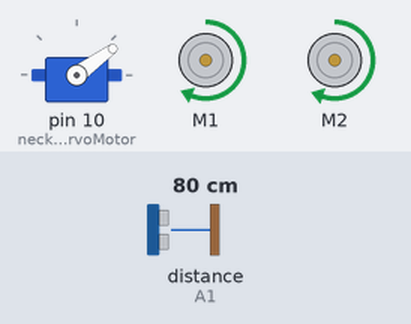
Bench run of a sketch on a simulated Arduino Uno, built with avr-gcc and run on an emulated ATmega328P. On the bench: servo, 2 × DC motor (green arrow = forward, orange = backward, longer = faster). The inputs (shaded band) are chosen by the test bench; at power-on: distance to the obstacle (sensor on A1) 80 cm.

Above: at 4.8 s.
4.9 s: distance to the obstacle (sensor on A1) set to 31 cm
At 5.32 s:
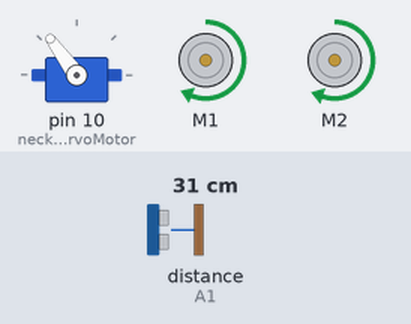
7.9 s: distance to the obstacle (sensor on A1) set to 26 cm
At 8.11 s:
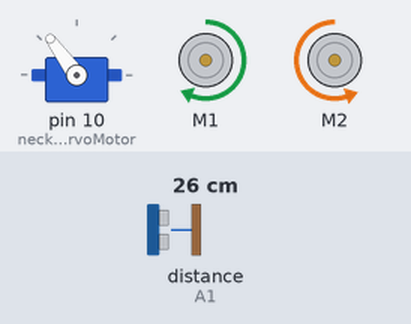
10.9 s: distance to the obstacle (sensor on A1) set to 21 cm
13.9 s: distance to the obstacle (sensor on A1) set to 17 cm
16.9 s: distance to the obstacle (sensor on A1) set to 35 cm
At 18.27 s:
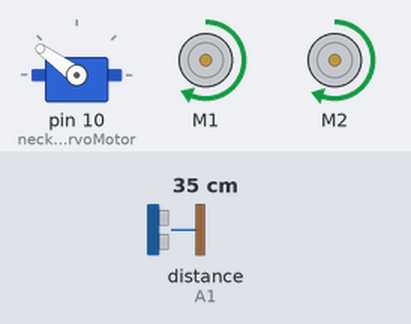
19.9 s: distance to the obstacle (sensor on A1) set to 2 cm
At 20.8 s:
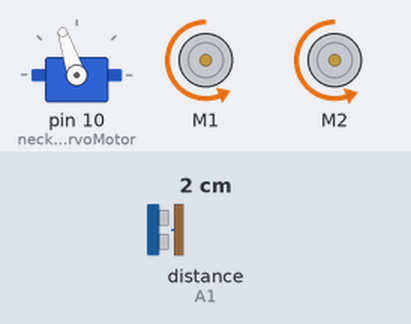
Timing chart, 0 to 23.9 s (numbered marks = the images above; inputs shaded):
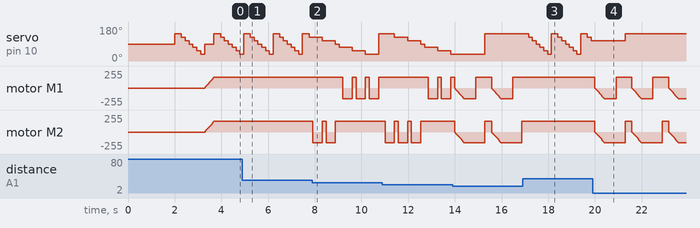

The sketch:

ObstacleAvoidingRobot-OAR-SensorsProj.ino
```cpp
#include <AFMotor.h>
#include <Servo.h>
#include <NewPing.h>

#define TP A0
#define EP A1
#define MDP 100
#define MS 160
#define OFFSET 3
#define COLL_DIST 20
#define TURN_DIST COLL_DIST+10
NewPing sonar(TP, EP, MDP);

AF_DCMotor leftMotor(1, MOTOR12_8KHZ);
AF_DCMotor rightMotor(2, MOTOR12_8KHZ);
Servo neckControllerServoMotor;

int pos = 0;
int maxDist = 0;
int maxAngle = 0;
int maxRight = 0;
int maxLeft = 0;
int maxFront = 0;
int course = 0;
int curDist = 0;
String motorSet = "";
int speedSet = 0;


void setup() {
  neckControllerServoMotor.attach(10);
  neckControllerServoMotor.write(90);
  delay(2000);
  checkPath();
  motorSet = "FORWARD";
  neckControllerServoMotor.write(90);
  moveForward();
}


void loop() {
  checkForward();
  checkPath();
}

void checkPath() {
  int curLeft = 0;
  int curFront = 0;
  int curRight = 0;
  int curDist = 0;
  neckControllerServoMotor.write(144);
  delay(120);
  for(pos = 144; pos >= 36; pos-=18)
  {
    neckControllerServoMotor.write(pos);
    delay(90);
    checkForward();
    curDist = readPing();
    if (curDist < COLL_DIST) {
      checkCourse();
      break;
    }
    if (curDist < TURN_DIST) {
      changePath();
    }
    if (curDist > curDist) {maxAngle = pos;}
    if (pos > 90 && curDist > curLeft) { curLeft = curDist;}
    if (pos == 90 && curDist > curFront) {curFront = curDist;}
    if (pos < 90 && curDist > curRight) {curRight = curDist;}
  }
  maxLeft = curLeft;
  maxRight = curRight;
  maxFront = curFront;
}

void setCourse() {
    if (maxAngle < 90) {turnRight();}
    if (maxAngle > 90) {turnLeft();}
    maxLeft = 0;
    maxRight = 0;
    maxFront = 0;
}

void checkCourse() {
  moveBackward();
  delay(500);
  moveStop();
  setCourse();
}

void changePath() {
  if (pos < 90) {lookLeft();}
  if (pos > 90) {lookRight();}
}


int readPing() {
  delay(70);
  unsigned int uS = sonar.ping();
  int cm = uS/US_ROUNDTRIP_CM;
  return cm;
}

void checkForward() { if (motorSet=="FORWARD") {leftMotor.run(FORWARD); rightMotor.run(FORWARD); } }

void checkBackward() { if (motorSet=="BACKWARD") {leftMotor.run(BACKWARD); rightMotor.run(BACKWARD); } }

void moveStop() {leftMotor.run(RELEASE); rightMotor.run(RELEASE);}

void moveForward() {
    motorSet = "FORWARD";
    leftMotor.run(FORWARD);
    rightMotor.run(FORWARD);
  for (speedSet = 0; speedSet < MS; speedSet +=2)
  {
    leftMotor.setSpeed(speedSet+OFFSET);
    rightMotor.setSpeed(speedSet);
    delay(5);
  }
}

void moveBackward() {
    motorSet = "BACKWARD";
    leftMotor.run(BACKWARD);
    rightMotor.run(BACKWARD);
  for (speedSet = 0; speedSet < MS; speedSet +=2)
  {
    leftMotor.setSpeed(speedSet+OFFSET);
    rightMotor.setSpeed(speedSet);
    delay(5);
  }
}

void turnRight() {
  motorSet = "RIGHT";
  leftMotor.run(FORWARD);
  rightMotor.run(BACKWARD);
  delay(400);
  motorSet = "FORWARD";
  leftMotor.run(FORWARD);
  rightMotor.run(FORWARD);
}

void turnLeft() {
  motorSet = "LEFT";
  leftMotor.run(BACKWARD);
  rightMotor.run(FORWARD);
  delay(400);
  motorSet = "FORWARD";
  leftMotor.run(FORWARD);
  rightMotor.run(FORWARD);
}

void lookRight() {rightMotor.run(BACKWARD); delay(400); rightMotor.run(FORWARD);}
void lookLeft() {leftMotor.run(BACKWARD); delay(400); leftMotor.run(FORWARD);}
```

Measured:
- the behaviour switches between 30 and 29 cm on distance to the obstacle (sensor on A1) (found by bisection; images 1 and 2)
- after the input at 7.9 s, motor M1: alternates forward 161/255 for 0.16 s and backward 161/255 for 0.40 s, starting after 1.3 s; motor M2: alternates forward 158/255 for 0.16 s and backward 158/255 for 0.40 s, 4 changes in all, then stays forward 158/255, starting at once
- after the input at 16.9 s, servo on pin 10 (neckControllerServoMotor): 144° → 126° after 0.26 s, then repeats every 1.3 s: 108° 0.16 s, 90° 0.16 s, 72° 0.16 s, 54° 0.16 s, 36° 0.16 s, 144° 0.28 s, 126° 0.16 s; motor M1: stays forward 161/255 (without the input it goes to backward 3/255 after 0.25 s); motor M2: stops changing and stays forward 158/255
- after the input at 19.9 s, motor M1: ramps from forward 161/255 to backward 161/255 and jumps back, once every 1.6 s; motor M2: ramps from forward 158/255 to backward 158/255 and jumps back, once every 1.6 s
